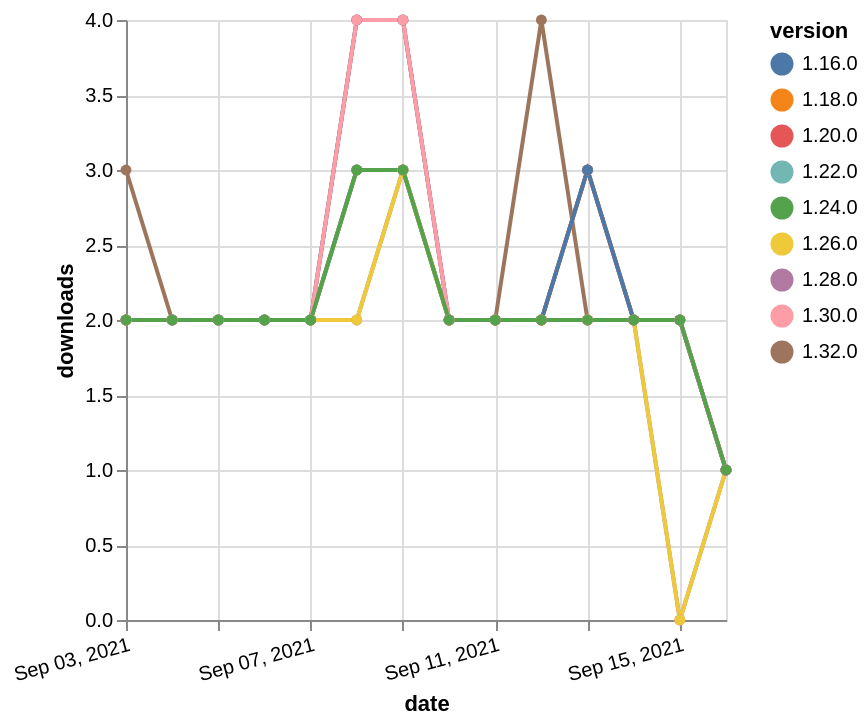

Write a Vega-Lite specification for this figure.
### Vega-Lite specification from a JSON file in a GitHub repository (floating-point values rounded to 4 significant figures)
{"$schema": "https://vega.github.io/schema/vega-lite/v5.json", "description": "A simple bar chart with embedded data.", "data": {"values": [{"date": "2021-09-03", "total": 2569, "delta": 2, "version": "1.18.0"}, {"date": "2021-09-04", "total": 2571, "delta": 2, "version": "1.18.0"}, {"date": "2021-09-05", "total": 2573, "delta": 2, "version": "1.18.0"}, {"date": "2021-09-06", "total": 2575, "delta": 2, "version": "1.18.0"}, {"date": "2021-09-07", "total": 2577, "delta": 2, "version": "1.18.0"}, {"date": "2021-09-08", "total": 2580, "delta": 3, "version": "1.18.0"}, {"date": "2021-09-09", "total": 2583, "delta": 3, "version": "1.18.0"}, {"date": "2021-09-10", "total": 2585, "delta": 2, "version": "1.18.0"}, {"date": "2021-09-11", "total": 2587, "delta": 2, "version": "1.18.0"}, {"date": "2021-09-12", "total": 2589, "delta": 2, "version": "1.18.0"}, {"date": "2021-09-13", "total": 2592, "delta": 3, "version": "1.18.0"}, {"date": "2021-09-14", "total": 2594, "delta": 2, "version": "1.18.0"}, {"date": "2021-09-15", "total": 2596, "delta": 2, "version": "1.18.0"}, {"date": "2021-09-16", "total": 2597, "delta": 1, "version": "1.18.0"}, {"date": "2021-09-03", "total": 231, "delta": 3, "version": "1.32.0"}, {"date": "2021-09-04", "total": 233, "delta": 2, "version": "1.32.0"}, {"date": "2021-09-05", "total": 235, "delta": 2, "version": "1.32.0"}, {"date": "2021-09-06", "total": 237, "delta": 2, "version": "1.32.0"}, {"date": "2021-09-07", "total": 239, "delta": 2, "version": "1.32.0"}, {"date": "2021-09-08", "total": 242, "delta": 3, "version": "1.32.0"}, {"date": "2021-09-09", "total": 245, "delta": 3, "version": "1.32.0"}, {"date": "2021-09-10", "total": 247, "delta": 2, "version": "1.32.0"}, {"date": "2021-09-11", "total": 249, "delta": 2, "version": "1.32.0"}, {"date": "2021-09-12", "total": 253, "delta": 4, "version": "1.32.0"}, {"date": "2021-09-13", "total": 255, "delta": 2, "version": "1.32.0"}, {"date": "2021-09-14", "total": 257, "delta": 2, "version": "1.32.0"}, {"date": "2021-09-15", "total": 259, "delta": 2, "version": "1.32.0"}, {"date": "2021-09-16", "total": 260, "delta": 1, "version": "1.32.0"}, {"date": "2021-09-03", "total": 2065, "delta": 2, "version": "1.22.0"}, {"date": "2021-09-04", "total": 2067, "delta": 2, "version": "1.22.0"}, {"date": "2021-09-05", "total": 2069, "delta": 2, "version": "1.22.0"}, {"date": "2021-09-06", "total": 2071, "delta": 2, "version": "1.22.0"}, {"date": "2021-09-07", "total": 2073, "delta": 2, "version": "1.22.0"}, {"date": "2021-09-08", "total": 2076, "delta": 3, "version": "1.22.0"}, {"date": "2021-09-09", "total": 2079, "delta": 3, "version": "1.22.0"}, {"date": "2021-09-10", "total": 2081, "delta": 2, "version": "1.22.0"}, {"date": "2021-09-11", "total": 2083, "delta": 2, "version": "1.22.0"}, {"date": "2021-09-12", "total": 2085, "delta": 2, "version": "1.22.0"}, {"date": "2021-09-13", "total": 2088, "delta": 3, "version": "1.22.0"}, {"date": "2021-09-14", "total": 2090, "delta": 2, "version": "1.22.0"}, {"date": "2021-09-15", "total": 2092, "delta": 2, "version": "1.22.0"}, {"date": "2021-09-16", "total": 2093, "delta": 1, "version": "1.22.0"}, {"date": "2021-09-03", "total": 1009, "delta": 2, "version": "1.28.0"}, {"date": "2021-09-04", "total": 1011, "delta": 2, "version": "1.28.0"}, {"date": "2021-09-05", "total": 1013, "delta": 2, "version": "1.28.0"}, {"date": "2021-09-06", "total": 1015, "delta": 2, "version": "1.28.0"}, {"date": "2021-09-07", "total": 1017, "delta": 2, "version": "1.28.0"}, {"date": "2021-09-08", "total": 1019, "delta": 2, "version": "1.28.0"}, {"date": "2021-09-09", "total": 1022, "delta": 3, "version": "1.28.0"}, {"date": "2021-09-10", "total": 1024, "delta": 2, "version": "1.28.0"}, {"date": "2021-09-11", "total": 1026, "delta": 2, "version": "1.28.0"}, {"date": "2021-09-12", "total": 1028, "delta": 2, "version": "1.28.0"}, {"date": "2021-09-13", "total": 1030, "delta": 2, "version": "1.28.0"}, {"date": "2021-09-14", "total": 1032, "delta": 2, "version": "1.28.0"}, {"date": "2021-09-15", "total": 1032, "delta": 0, "version": "1.28.0"}, {"date": "2021-09-16", "total": 1033, "delta": 1, "version": "1.28.0"}, {"date": "2021-09-03", "total": 1464, "delta": 2, "version": "1.26.0"}, {"date": "2021-09-04", "total": 1466, "delta": 2, "version": "1.26.0"}, {"date": "2021-09-05", "total": 1468, "delta": 2, "version": "1.26.0"}, {"date": "2021-09-06", "total": 1470, "delta": 2, "version": "1.26.0"}, {"date": "2021-09-07", "total": 1472, "delta": 2, "version": "1.26.0"}, {"date": "2021-09-08", "total": 1474, "delta": 2, "version": "1.26.0"}, {"date": "2021-09-09", "total": 1477, "delta": 3, "version": "1.26.0"}, {"date": "2021-09-10", "total": 1479, "delta": 2, "version": "1.26.0"}, {"date": "2021-09-11", "total": 1481, "delta": 2, "version": "1.26.0"}, {"date": "2021-09-12", "total": 1483, "delta": 2, "version": "1.26.0"}, {"date": "2021-09-13", "total": 1485, "delta": 2, "version": "1.26.0"}, {"date": "2021-09-14", "total": 1487, "delta": 2, "version": "1.26.0"}, {"date": "2021-09-15", "total": 1487, "delta": 0, "version": "1.26.0"}, {"date": "2021-09-16", "total": 1488, "delta": 1, "version": "1.26.0"}, {"date": "2021-09-03", "total": 2520, "delta": 2, "version": "1.20.0"}, {"date": "2021-09-04", "total": 2522, "delta": 2, "version": "1.20.0"}, {"date": "2021-09-05", "total": 2524, "delta": 2, "version": "1.20.0"}, {"date": "2021-09-06", "total": 2526, "delta": 2, "version": "1.20.0"}, {"date": "2021-09-07", "total": 2528, "delta": 2, "version": "1.20.0"}, {"date": "2021-09-08", "total": 2532, "delta": 4, "version": "1.20.0"}, {"date": "2021-09-09", "total": 2536, "delta": 4, "version": "1.20.0"}, {"date": "2021-09-10", "total": 2538, "delta": 2, "version": "1.20.0"}, {"date": "2021-09-11", "total": 2540, "delta": 2, "version": "1.20.0"}, {"date": "2021-09-12", "total": 2542, "delta": 2, "version": "1.20.0"}, {"date": "2021-09-13", "total": 2545, "delta": 3, "version": "1.20.0"}, {"date": "2021-09-14", "total": 2547, "delta": 2, "version": "1.20.0"}, {"date": "2021-09-15", "total": 2549, "delta": 2, "version": "1.20.0"}, {"date": "2021-09-16", "total": 2550, "delta": 1, "version": "1.20.0"}, {"date": "2021-09-03", "total": 3022, "delta": 2, "version": "1.16.0"}, {"date": "2021-09-04", "total": 3024, "delta": 2, "version": "1.16.0"}, {"date": "2021-09-05", "total": 3026, "delta": 2, "version": "1.16.0"}, {"date": "2021-09-06", "total": 3028, "delta": 2, "version": "1.16.0"}, {"date": "2021-09-07", "total": 3030, "delta": 2, "version": "1.16.0"}, {"date": "2021-09-08", "total": 3034, "delta": 4, "version": "1.16.0"}, {"date": "2021-09-09", "total": 3038, "delta": 4, "version": "1.16.0"}, {"date": "2021-09-10", "total": 3040, "delta": 2, "version": "1.16.0"}, {"date": "2021-09-11", "total": 3042, "delta": 2, "version": "1.16.0"}, {"date": "2021-09-12", "total": 3044, "delta": 2, "version": "1.16.0"}, {"date": "2021-09-13", "total": 3047, "delta": 3, "version": "1.16.0"}, {"date": "2021-09-14", "total": 3049, "delta": 2, "version": "1.16.0"}, {"date": "2021-09-15", "total": 3051, "delta": 2, "version": "1.16.0"}, {"date": "2021-09-16", "total": 3052, "delta": 1, "version": "1.16.0"}, {"date": "2021-09-03", "total": 711, "delta": 2, "version": "1.30.0"}, {"date": "2021-09-04", "total": 713, "delta": 2, "version": "1.30.0"}, {"date": "2021-09-05", "total": 715, "delta": 2, "version": "1.30.0"}, {"date": "2021-09-06", "total": 717, "delta": 2, "version": "1.30.0"}, {"date": "2021-09-07", "total": 719, "delta": 2, "version": "1.30.0"}, {"date": "2021-09-08", "total": 723, "delta": 4, "version": "1.30.0"}, {"date": "2021-09-09", "total": 727, "delta": 4, "version": "1.30.0"}, {"date": "2021-09-10", "total": 729, "delta": 2, "version": "1.30.0"}, {"date": "2021-09-11", "total": 731, "delta": 2, "version": "1.30.0"}, {"date": "2021-09-12", "total": 733, "delta": 2, "version": "1.30.0"}, {"date": "2021-09-13", "total": 735, "delta": 2, "version": "1.30.0"}, {"date": "2021-09-14", "total": 737, "delta": 2, "version": "1.30.0"}, {"date": "2021-09-15", "total": 739, "delta": 2, "version": "1.30.0"}, {"date": "2021-09-16", "total": 740, "delta": 1, "version": "1.30.0"}, {"date": "2021-09-03", "total": 1705, "delta": 2, "version": "1.24.0"}, {"date": "2021-09-04", "total": 1707, "delta": 2, "version": "1.24.0"}, {"date": "2021-09-05", "total": 1709, "delta": 2, "version": "1.24.0"}, {"date": "2021-09-06", "total": 1711, "delta": 2, "version": "1.24.0"}, {"date": "2021-09-07", "total": 1713, "delta": 2, "version": "1.24.0"}, {"date": "2021-09-08", "total": 1716, "delta": 3, "version": "1.24.0"}, {"date": "2021-09-09", "total": 1719, "delta": 3, "version": "1.24.0"}, {"date": "2021-09-10", "total": 1721, "delta": 2, "version": "1.24.0"}, {"date": "2021-09-11", "total": 1723, "delta": 2, "version": "1.24.0"}, {"date": "2021-09-12", "total": 1725, "delta": 2, "version": "1.24.0"}, {"date": "2021-09-13", "total": 1727, "delta": 2, "version": "1.24.0"}, {"date": "2021-09-14", "total": 1729, "delta": 2, "version": "1.24.0"}, {"date": "2021-09-15", "total": 1731, "delta": 2, "version": "1.24.0"}, {"date": "2021-09-16", "total": 1732, "delta": 1, "version": "1.24.0"}]}, "width": "container", "mark": {"type": "line", "point": {"filled": true}}, "encoding": {"x": {"field": "date", "type": "temporal", "timeUnit": "yearmonthdate", "title": "date", "axis": {"labelAngle": -15}}, "y": {"field": "delta", "type": "quantitative", "title": "downloads"}, "color": {"field": "version", "type": "nominal"}, "tooltip": {"field": "delta"}}}
